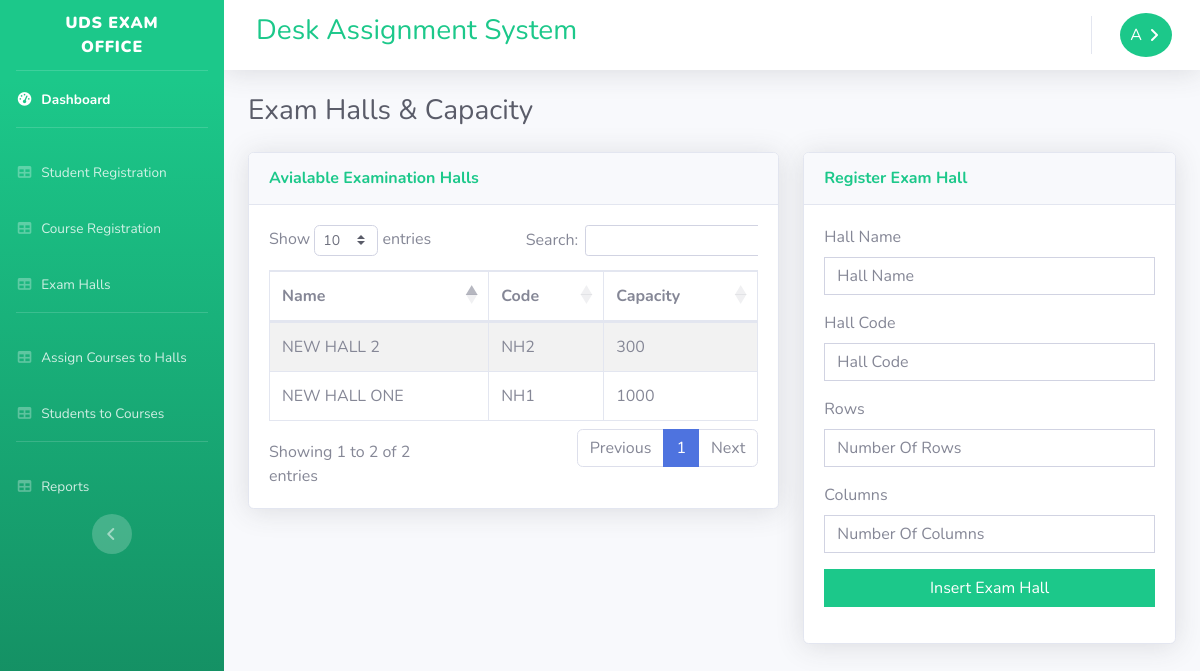
/examhall.php (signed in), run on the app's committed database.
### tables this page shows
CREATE TABLE `examhalls` (
  `id` int(11) NOT NULL,
  `hallname` varchar(100) NOT NULL,
  `hallcode` varchar(10) NOT NULL,
  `hallrows` int(11) NOT NULL,
  `hallcolumns` int(11) NOT NULL,
  `capacity` int(11) GENERATED ALWAYS AS (`hallrows` * `hallcolumns`) VIRTUAL
);

### examhall.php (the view, shortened to what this page needs)
<?php
  require('connect.php');
?>
<!DOCTYPE html>
<html lang="en">
<head>
  <link href="vendor/fontawesome-free/css/all.min.css" rel="stylesheet" type="text/css">
  <link href="css/sb-admin-2.min.css" rel="stylesheet">
  <link href="vendor/datatables/dataTables.bootstrap4.min.css" rel="stylesheet">
</head>
<body id="page-top">
  <div id="wrapper">
    <ul class="navbar-nav bg-gradient-success sidebar sidebar-dark accordion" id="accordionSidebar">
      <a class="sidebar-brand d-flex align-items-center justify-content-center" href="account.php">
        <div class="sidebar-brand-text mx-3"><b>UDS EXAM OFFICE</b> </div>
      </a>
      <hr class="sidebar-divider my-0">
      <li class="nav-item active">
        <a class="nav-link" href="account.php">
          <i class="fas fa-fw fa-tachometer-alt"></i>
          <span>Dashboard</span></a>
      </li>
      <hr class="sidebar-divider">
      <li class="nav-item">
        <a class="nav-link" href="registeredstudents.php">
          <i class="fas fa-fw fa-table"></i>
          <span>Student Registration</span></a>
      </li>
       <li class="nav-item">
        <a class="nav-link" href="courseregistration.php">
          <i class="fas fa-fw fa-table"></i>
          <span>Course Registration</span></a>
      </li>
      <li class="nav-item">
        <a class="nav-link" href="examhall.php">
          <i class="fas fa-fw fa-table"></i>
          <span>Exam Halls</span></a>
      </li>
      <hr class="sidebar-divider">
       <li class="nav-item">
        <a class="nav-link" href="courseshalls.php">
          <i class="fas fa-fw fa-table"></i>
          <span>Assign Courses to Halls</span></a>
      </li>
       <li class="nav-item">
        <a class="nav-link" href="assignstudentstocourses.php">
          <i class="fas fa-fw fa-table"></i>
          <span>Students to Courses</span></a>
      </li>
      <hr class="sidebar-divider d-none d-md-block">
      <li class="nav-item">
        <a class="nav-link" href="reports.php">
          <i class="fas fa-fw fa-table"></i>
          <span>Reports</span></a>
      </li>
      <div class="text-center d-none d-md-inline">
        <button class="rounded-circle border-0" id="sidebarToggle"></button>
      </div>
    </ul>
    <div id="content-wrapper" class="d-flex flex-column">
      <div id="content">
        <nav class="navbar navbar-expand navbar-light bg-white topbar mb-4 static-top shadow">
          <div class="d-none d-sm-inline-block ml-md-3 my-2 my-md-0 mw-100">
            <h3 class="text-success"> Desk Assignment System </h3>
          </div>
             <ul class="navbar-nav ml-auto">
      <li class="nav-item dropdown">
        <a class="nav-link " href="#" id="navbarDropdown" role="button" data-toggle="dropdown" aria-haspopup="true" aria-expanded="false">
          <span style="padding: 10px;font-style:bold; color:#fff;" class=" rounded-circle bg-success dropdown-toggle"><?php echo(strtoupper(substr($_SESSION['username'], 0,1))); ?></span>
        </a>
      </li>
    </ul>
        </nav>
        <div class="container-fluid">
          <h1 class="h3 mb-4 text-gray-800">Exam Halls & Capacity</h1>
        <div class="row">
          <div class="col-lg-7 mb-4">
          <div class="card shadow mb-4">
            <div class="card-header py-3">
              <h6 class="m-0 font-weight-bold text-success">Avialable Examination Halls</h6>
            </div>
            <div class="card-body">
              <div class="table-responsive">
                <table class="table table-bordered table-striped table-hover" id="dataTable" width="100%" cellspacing="0">
                  <thead>
                    <tr>
                      <th>Name</th>
                      <th>Code</th>
                      <th>Capacity</th>
                    </tr>
                  </thead>
                  <tbody>
                      <?php
                        $sql = "SELECT * FROM examhalls";
                        $res = mysqli_query($conn,$sql);
                        if(mysqli_num_rows($res) > 0){
                          while($row = mysqli_fetch_assoc($res)){
                            $hallname = strtoupper($row['hallname']);
                            $hallcode = strtoupper($row['hallcode']);
                            $capacity = strtoupper($row['capacity']);
                            echo "<tr>
                                 <td>". $hallname ."</td>
                                 <td>".$hallcode."</td>
                                 <td>".$capacity."</td>
                                </tr>";
                          }
                        }
              ?>
                  </tbody>
                </table>
              </div>
            </div>
          </div>
        </div>
        <div class="col-lg-5">
          <div class="card shadow mb-4">
            <div class="card-header py-3">
              <h6 class="m-0 font-weight-bold text-success">Register Exam Hall</h6>
            </div>
            <div class="card-body">
              <div class="table-responsive">
                <form method="POST" action="" >
                      <div class="form-group">
                        <label for="exampleInputUsername1">Hall Name</label>
                        <input type="text" name="hallname" class="form-control rounded-0"  placeholder="Hall Name" required>
                      </div>
                      <div class="form-group">
                        <label for="exampleInputEmail1">Hall Code</label>
                        <input type="text" name="hallcode" class="form-control rounded-0"  placeholder="Hall Code" required>
                      </div>
                      <div class="form-group">
                        <label for="exampleInputEmail1">Rows</label>
                        <input type="number" name="hallrows" class="form-control rounded-0"  placeholder="Number Of Rows" required>
                      </div>
                      <div class="form-group">
                        <label for="exampleInputEmail1">Columns</label>
                        <input type="number" name="hallcolumns" class="form-control rounded-0"  placeholder="Number Of Columns" required>
                      </div>
                      <div class="form-group">
                        <input type="submit" class="btn btn-success btn-block rounded-0" name="submit" value="Insert Exam Hall">
                      </div>
                </form>
              </div>
            </div>
          </div>
        </div>
      </div>
      </div>
</body>
</html>

### data on the page
examhalls: hallname "NEW HALL ONE", hallcode "NH1", capacity "1000"
examhalls: hallname "NEW HALL 2", hallcode "NH2", capacity "300"

### other printed values
substr($_SESSION['username'], 0,1) "A"
